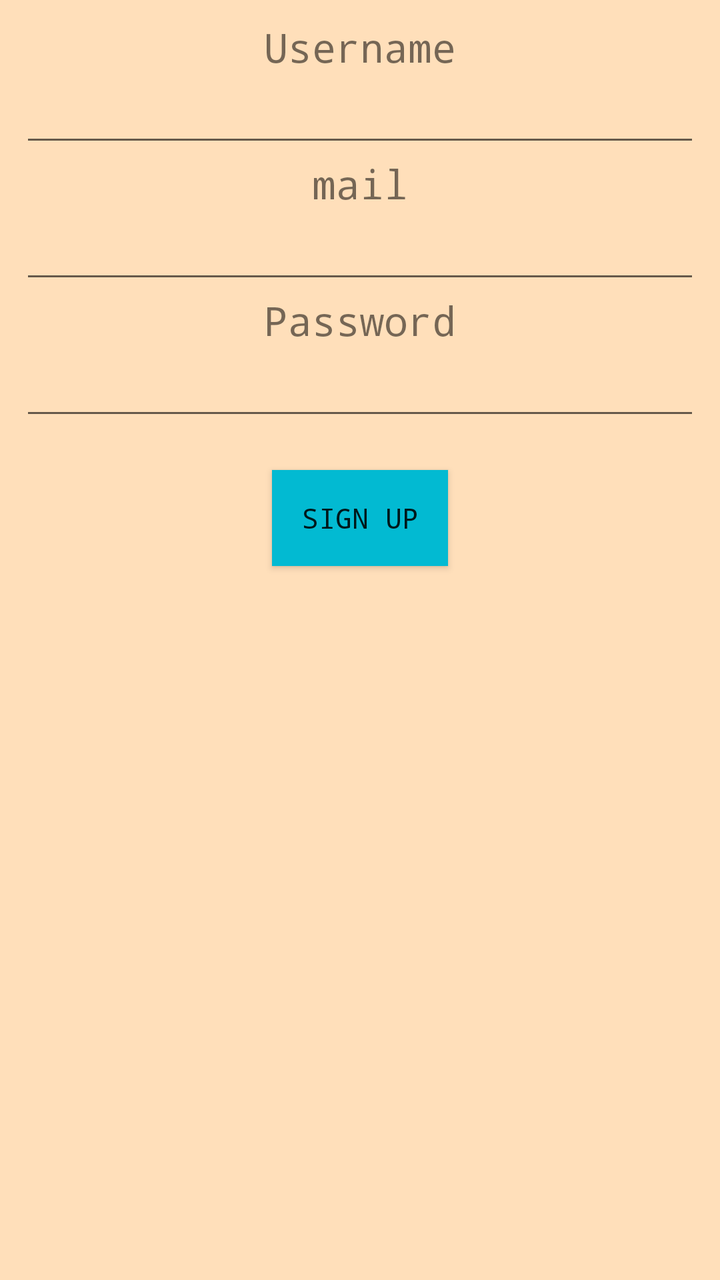
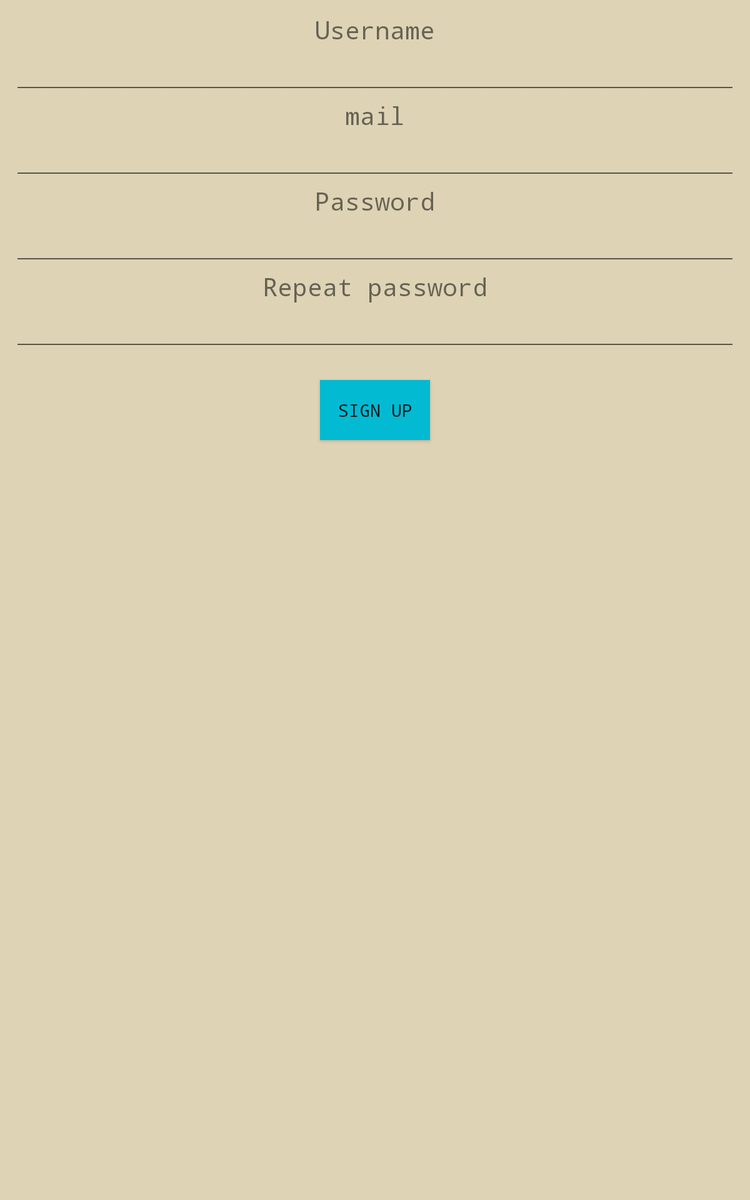

Two renders of one Android screen. The first uses the default layout on a phone; the second uses the alternative layout the repository ships for a different screen configuration, on a matching device. The two XML files are below.
<!-- AndroidManifest.xml: application theme AppTheme -->
<!-- res/layout/creation_user.xml -->
<RelativeLayout xmlns:android="http://schemas.android.com/apk/res/android"
    android:layout_width="fill_parent"
    android:layout_height="fill_parent"
    android:orientation="vertical"
    android:background="@color/beige"
    android:padding="10dip" >

    <TextView
        android:id="@+id/txtusername"
        android:layout_width="fill_parent"
        android:layout_height="wrap_content"
        android:gravity="center"
        android:textSize="20dp"
        android:text="Username" />

    <EditText
        android:id="@+id/username"
        android:layout_width="fill_parent"
        android:layout_height="wrap_content"
        android:layout_below="@+id/txtusername"
        android:inputType="text" />

    <TextView
        android:id="@+id/txtmail"
        android:layout_width="fill_parent"
        android:layout_height="wrap_content"
        android:layout_below="@+id/username"
        android:gravity="center"
        android:textSize="20dp"
        android:text="mail" />

    <EditText
        android:id="@+id/mail"
        android:layout_width="fill_parent"
        android:layout_height="wrap_content"
        android:layout_below="@+id/txtmail"
        android:inputType="text" />

    <TextView
        android:id="@+id/txtpassword"
        android:layout_width="fill_parent"
        android:layout_height="wrap_content"
        android:gravity="center"
        android:textSize="20dp"
        android:layout_below="@+id/mail"
        android:text="Password" />

    <EditText
        android:id="@+id/password"
        android:layout_width="fill_parent"
        android:layout_height="wrap_content"
        android:layout_below="@+id/txtpassword"
        android:inputType="textPassword" />

    <Button
        android:id="@+id/signup"
        android:layout_width="wrap_content"
        android:layout_height="wrap_content"
        android:layout_below="@+id/password"
        android:layout_centerHorizontal="true"
        android:background="@color/turquoise"
        android:layout_margin="20dp"
        android:text="SIGN UP" />

</RelativeLayout>
<!-- resources referenced by this layout -->
<resources>
  <color name="beige">#ffffdfba</color>
  <color name="turquoise">#02BAD2</color>
  <style name="AppTheme" parent="Theme.AppCompat.Light.DarkActionBar">
          
          <item name="android:actionBarStyle">@style/MyActionBar</item>
          <item name="android:typeface">monospace</item>
  
          
          <item name="actionBarStyle">@style/MyActionBar</item>
      </style>
  <style name="MyActionBar" parent="@style/Widget.AppCompat.Light.ActionBar.Solid.Inverse">
          <item name="android:background">@color/purple</item>
  
          
          <item name="background">@color/purple</item>
      </style>
  <color name="purple">#BEBBFF</color>
</resources>
<!-- res/layout-sw600dp/creation_user.xml (the repository's variant of the layout above) -->
<!-- drawn on a 7-inch tablet held upright -->
<RelativeLayout xmlns:android="http://schemas.android.com/apk/res/android"
    android:layout_width="fill_parent"
    android:layout_height="fill_parent"
    android:orientation="vertical"
    android:background="@color/dark_beige"
    android:padding="10dip" >

    <TextView
        android:id="@+id/txtusername"
        android:layout_width="fill_parent"
        android:layout_height="wrap_content"
        android:gravity="center"
        android:textSize="20dp"
        android:text="Username" />

    <EditText
        android:id="@+id/username"
        android:layout_width="fill_parent"
        android:layout_height="wrap_content"
        android:layout_below="@+id/txtusername"
        android:inputType="text" />

    <TextView
        android:id="@+id/txtmail"
        android:layout_width="fill_parent"
        android:layout_height="wrap_content"
        android:layout_below="@+id/username"
        android:gravity="center"
        android:textSize="20dp"
        android:text="mail" />

    <EditText
        android:id="@+id/mail"
        android:layout_width="fill_parent"
        android:layout_height="wrap_content"
        android:layout_below="@+id/txtmail"
        android:inputType="text" />

    <TextView
        android:id="@+id/txtpassword"
        android:layout_width="fill_parent"
        android:layout_height="wrap_content"
        android:gravity="center"
        android:textSize="20dp"
        android:layout_below="@+id/mail"
        android:text="Password" />

    <EditText
        android:id="@+id/password"
        android:layout_width="fill_parent"
        android:layout_height="wrap_content"
        android:layout_below="@+id/txtpassword"
        android:inputType="textPassword" />

    <TextView
        android:id="@+id/txtpasswordRepeat"
        android:layout_width="fill_parent"
        android:layout_height="wrap_content"
        android:gravity="center"
        android:textSize="20dp"
        android:layout_below="@id/password"
        android:text="Repeat password" />

    <EditText
        android:id="@+id/passwordRepeat"
        android:layout_width="fill_parent"
        android:layout_height="wrap_content"
        android:layout_below="@id/txtpasswordRepeat"
        android:inputType="textPassword" />

    <Button
        android:id="@+id/signup"
        android:layout_width="wrap_content"
        android:layout_height="wrap_content"
        android:layout_below="@id/passwordRepeat"
        android:layout_centerHorizontal="true"
        android:background="@color/turquoise"
        android:layout_margin="20dp"
        android:text="SIGN UP" />

</RelativeLayout>
<!-- resources referenced by the variant -->
<!-- as a 7-inch tablet held upright resolves them -->
<resources>
  <color name="dark_beige">#DED3B5</color>
  <color name="turquoise">#02BAD2</color>
  <style name="AppTheme" parent="Theme.AppCompat.Light.DarkActionBar">
          
          <item name="android:actionBarStyle">@style/MyActionBar</item>
          <item name="android:typeface">monospace</item>
  
          
          <item name="actionBarStyle">@style/MyActionBar</item>
      </style>
  <style name="MyActionBar" parent="@style/Widget.AppCompat.Light.ActionBar.Solid.Inverse">
          <item name="android:background">@color/purple</item>
  
          
          <item name="background">@color/purple</item>
      </style>
  <color name="purple">#BEBBFF</color>
</resources>
